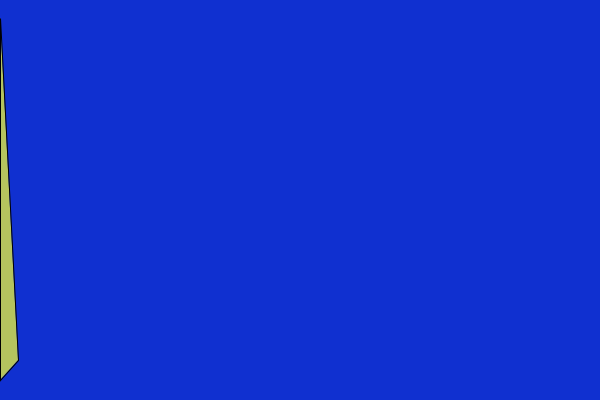
Frame 1 (no input)
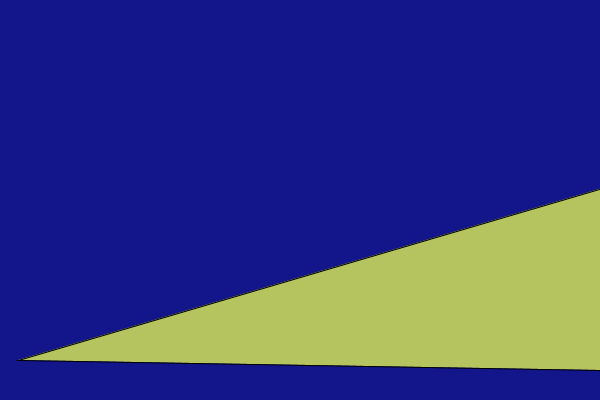
Frame 60 (the mouse pressed at the canvas centre just before this capture)
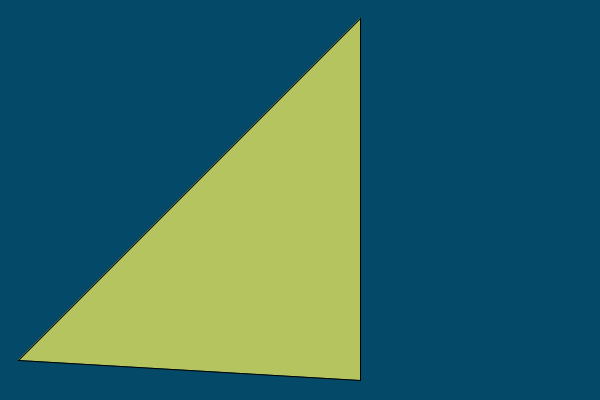
Frame 120 (the mouse held since frame 60 and released just before this capture)

The Processing sketch that drew these frames (run headless with seeded random() and noise(); from frame 60 on, the mouse is pressed at the canvas centre):

// Processing sketch: processing_79823
// ── processing_79823.pde

void setup() {
size(600,400);
frameRate(500);
fill(229,39,52);
}
int a=0;
void draw(){
  background(random(25),random(188),random(219));
  fill(181,196,94);
  triangle(a, 18, 18, 360, a, 380);;
  a=a+20;
  if(a>2000){
    fill(229,39,52);
    rect(0,0,600,600);
    a=0;
  }
}
